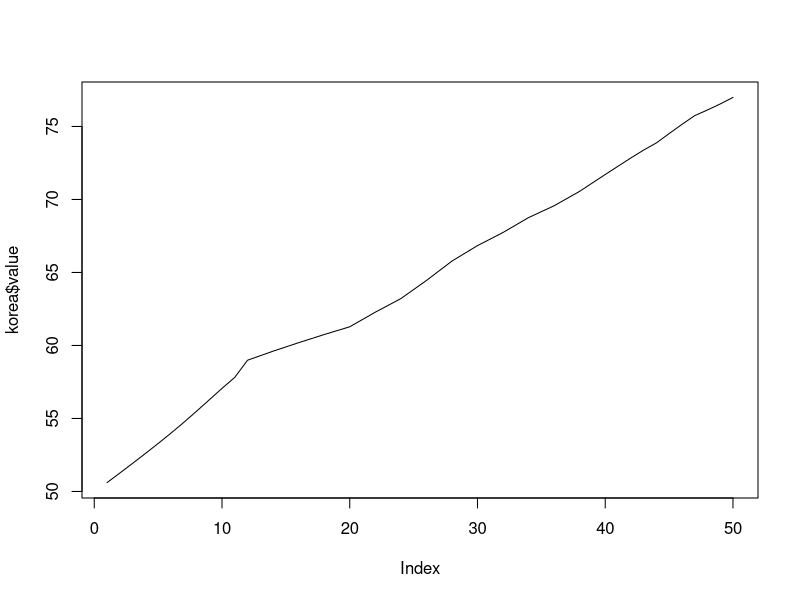
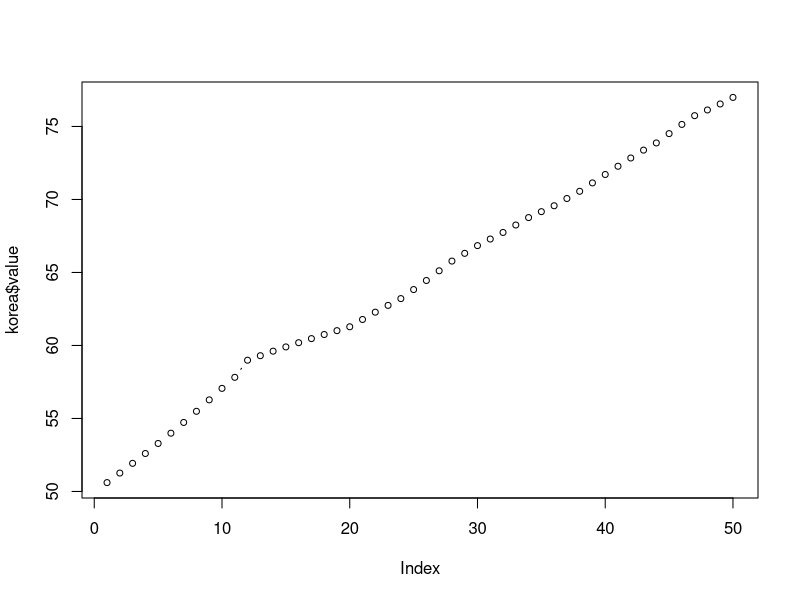
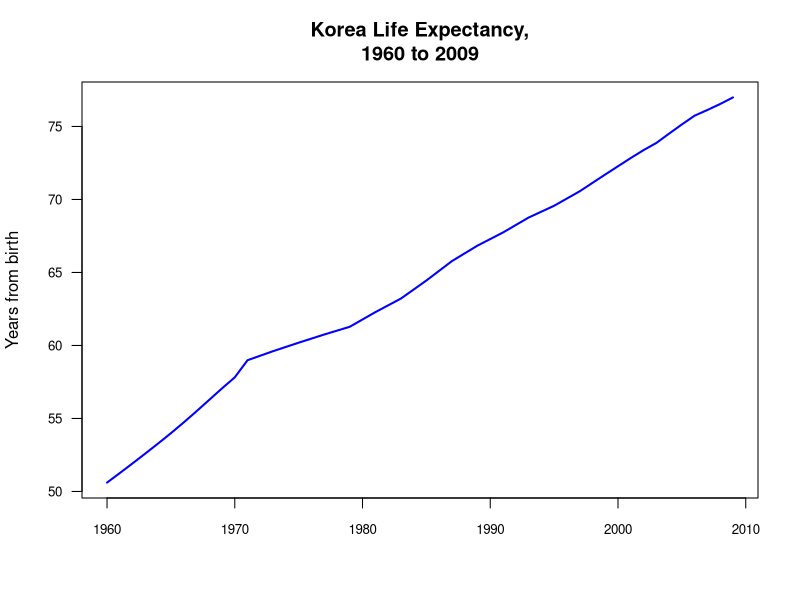
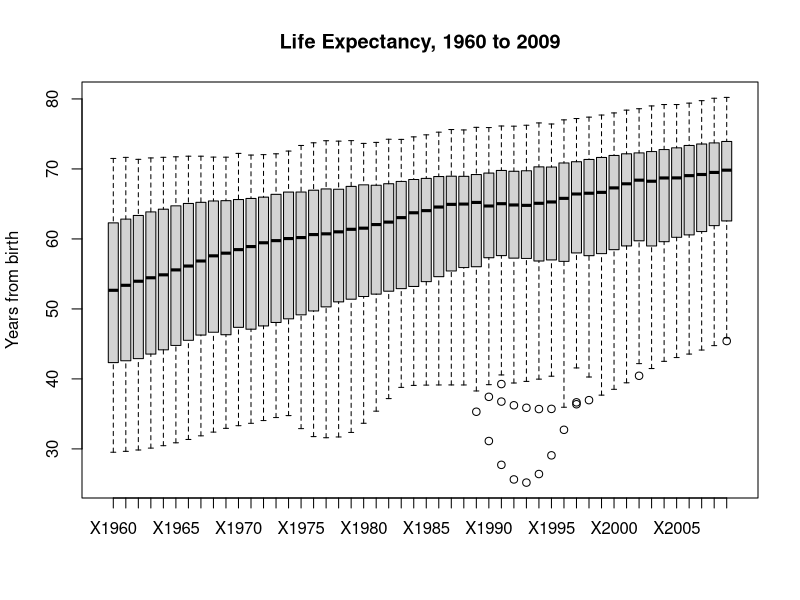
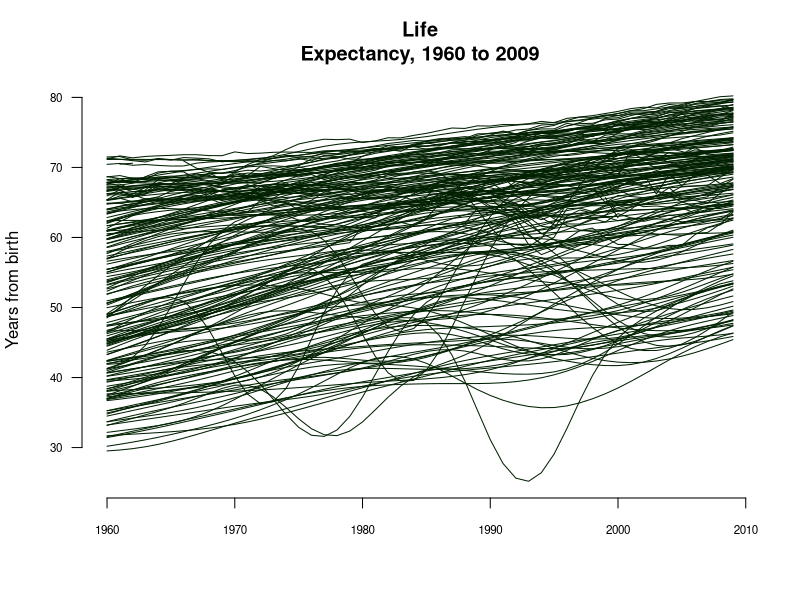
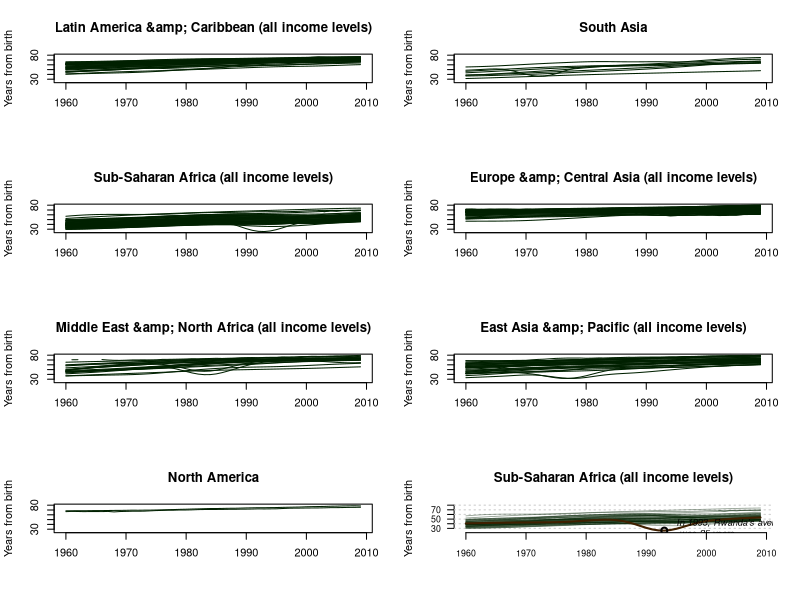
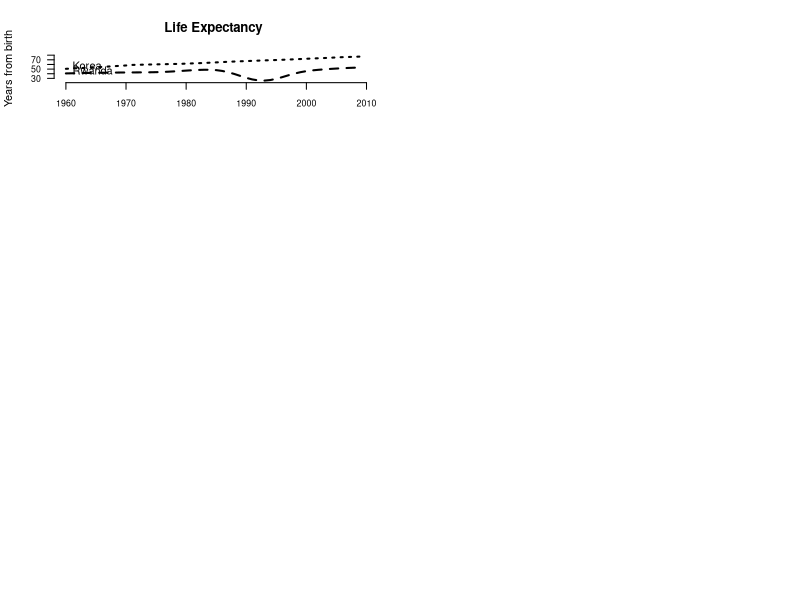

Source code (R) for these figures, in order:
## ---- chunk 1
install.packages("reshape2")
## ---- chunk 2
life <- read.csv("life-expectancy-cleaned.csv",
stringsAsFactors=FALSE)

head(life)
## ---- chunk 3
library(reshape2)

life2 <- melt(life, id = c("Country.Name", "Country.Code"))
head(life2)

#subset data
korea <- subset(life2, Country.Code == "KOR")
korea <- korea[order(korea$variable, decreasing = FALSE),]
## ---- chunk 4
plot(korea$value, type = "l") #line

#dots and lines
plot(korea$value, type="b", cex = 0.8)

# Add x-value (years)
plot(1960:2009, korea$value, type="l", main="Korea Life Expectancy,
1960 to 2009", ylab="Years from birth", xlab="", las=1, col="blue", lwd=2, cex.axis=0.8)
## ---- chunk 5
summary(life2)
# Boxplot
plot(life2[,c(-1,-2)], type="l", main="Life Expectancy, 1960 to 2009", ylab="Years from birth", xlab="")

## ---- chunk 6
# Clear. Empty plot window
plot(0, 0, type="n", xlim=c(1960, 2009), ylim=c(25, 80), main="Life
Expectancy, 1960 to 2009", ylab="Years from birth", xlab="", las=1, lwd=2, bty="n", cex.axis=0.7)

codes <- unique(life2$Country.Code) 
for (i in 1:length(codes)) {
  currCountry <- subset(life2, Country.Code == codes[i])
  currCountry <- currCountry[order(currCountry$variable, decreasing=FALSE),]
  lines(1960:2009, currCountry$value, col="#002000") }

## ---- chunk 7
countries <- read.csv("country-regions.csv", stringsAsFactors=FALSE) 
life3 <- merge(life2, countries[,c("CountryCode", "RegionName")], by.x="Country.Code", by.y="CountryCode") 
regions <- unique(life3$RegionName)

par(mfrow=c(4,2))
for (i in 1:length(regions)) {
  currRegion <- subset(life3, RegionName == regions[i])
   # Draw plot for region
  plot(0, 0, type="n", xlim=c(1960, 2009), ylim=c(25, 80), main=regions[i], ylab="Years from birth", xlab="")
  codes <- unique(currRegion$Country.Code) 
  for (j in 1:length(codes)) {
    currCountry <- subset(currRegion, Country.Code == codes[j])
    currCountry <- currCountry[order(currCountry$variable,decreasing=FALSE),]
    lines(1960:2009, currCountry$value, col="#002000") }
}
## ---- chunk 8
# Line width + Transparency + Grid lines
regionName <- "Sub-Saharan Africa (all income levels)"
currRegion <- subset(life3, RegionName == regionName)
plot(0, 0, type="n", xlim=c(1960, 2009), ylim=c(23, 80), main=regionName,
ylab="Years from birth", xlab="", las=1, lwd=2, bty="n", cex.axis=0.8)

grid(NA, NULL, lwd=1.2)

codes <- unique(currRegion$Country.Code) 
for (j in 1:length(codes)) {
currCountry <- subset(currRegion, Country.Code == codes[j])
currCountry <- currCountry[order(currCountry$variable, decreasing=FALSE),]
lines(1960:2009, currCountry$value, col="#00200070", lwd=0.8) }

# Make Rwanda line more obvious
currCountry <- subset(currRegion, Country.Code == "RWA")
currCountry <- currCountry[order(currCountry$variable, decreasing=FALSE),] 
lines(1960:2009, currCountry$value, col="#402000", lwd=2)

# Annotate
text(1993 + 0.9, min(currCountry$value)-0.4, "In 1993, Rwanda's average life expectancy\n was 25 years.", cex=0.85, font=3, pos=4)
symbols(1993, min(currCountry$value), circles=0.5, inches=FALSE, add=TRUE, lwd=2)

# Line type
plot(0, 0, type="n", xlim=c(1960, 2009), ylim=c(23, 80), main="Life Expectancy", ylab="Years from birth", xlab="", las=1, lwd=2, bty="n",
cex.axis=0.8)
text(1960, 44, "Rwanda", pos=4)
lines(1960:2009, currCountry$value, col="#000000", lwd=2, lty=2)
text(1960, 55, "Korea", pos=4)
lines(1960:2009, korea$value, col="#000000", lwd=2, lty=3)
